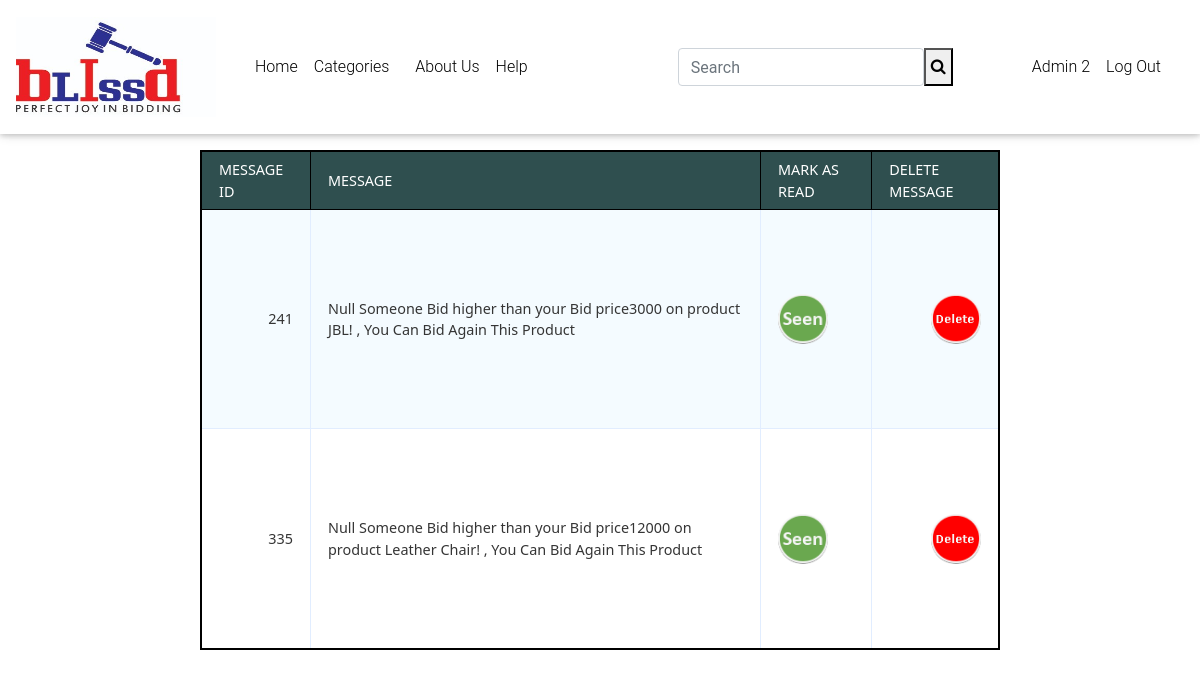
Page /Functions/users/Notifications.php?name=Null (signed in) on the earlier database version.
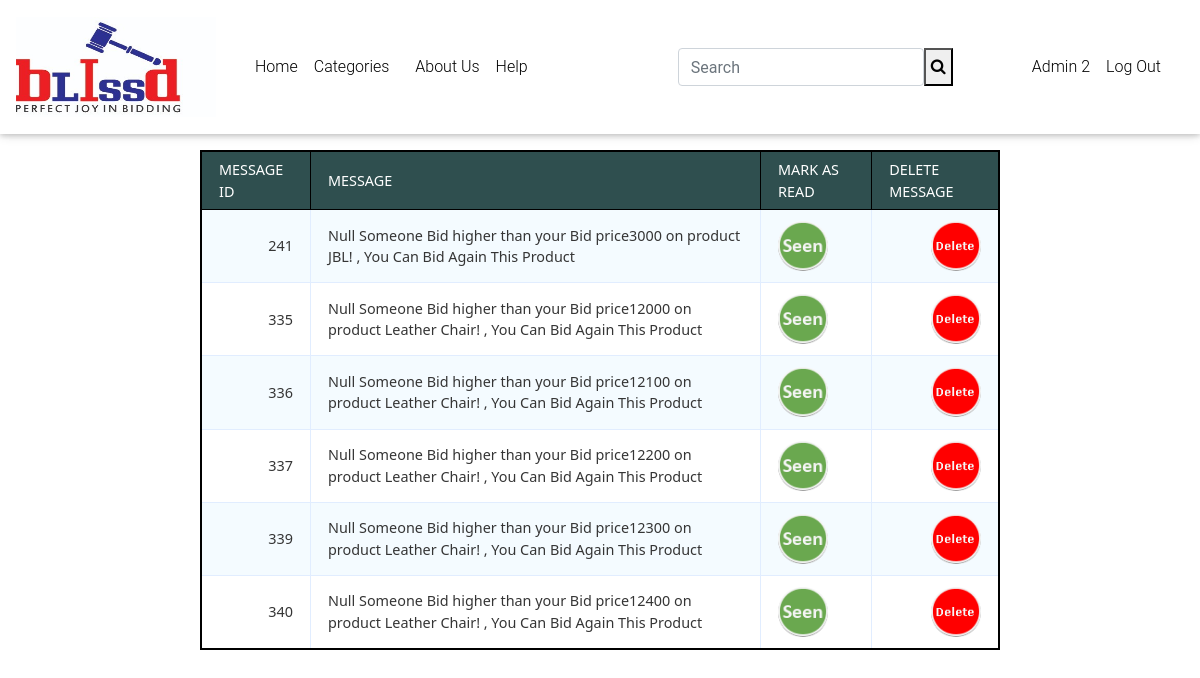
Same page on the later database version.
### tables this page shows
CREATE TABLE IF NOT EXISTS `notifications` (
  `msgID` int(11) NOT NULL AUTO_INCREMENT,
  `user` varchar(255) NOT NULL,
  `message` varchar(255) NOT NULL,
  `viewStatus` varchar(11) NOT NULL,
  `proID` int(11) NOT NULL,
  PRIMARY KEY (`msgID`),
  UNIQUE KEY `message_2` (`message`,`proID`)
);

### Functions/users/Notifications.php (the view, shortened to what this page needs)
<?php
require_once('../../connection/dbconnection.php');
?>
<!DOCTYPE html>
<html lang="en">
<head>
  <link rel="stylesheet" href="https://maxcdn.bootstrapcdn.com/font-awesome/4.7.0/css/font-awesome.min.css">
  <link href="../../Public/css/css/bootstrap.min.css" rel="stylesheet">
  <link href="../../Public/css/css/mdb.min.css" rel="stylesheet">
  <link href="../../Public/css/css/style.min.css" rel="stylesheet">
  <link href="../../Public/css/customstyles.css" rel="stylesheet">
</head>
<body>
<?php
    include('../../components/usertopnavbar.php');?>
    <main style="padding-top: 150px">
    <?php
    $uname=$_GET['name'];
    $query="SELECT * FROM notifications WHERE user='$uname'";
    $Rows=mysqli_query($conn,$query);
    $query1="SELECT * FROM notifications WHERE user='$uname' AND viewStatus = 'No'";
    $Rows1=mysqli_query($conn,$query1);
    $count= mysqli_num_rows($Rows1);
  if($count>0)
   {
     echo'<table  style="width:200px;height:500px;border:2px solid black" class="data-table">
  <thead>
  <tr>
    <th>Message ID</th>
    <th>Message</th>
    <th>Mark as Read</th>
    <th>Delete Message</th>
  </tr>
</thead>
<tbody>';
while ($row=mysqli_fetch_array($Rows))
 {
    echo "<tr>";
    echo "<td>";
    echo $row['msgID'];
    echo "</td>";
    echo "<td>";
    echo $row['message'];
    echo "</td>";
    echo "<td>";
    if($row['viewStatus']=='No'){?>
    <a href="javascript:view(<?php echo $row[0]; ?>)"> <img src="../../Public/Assets/Images/seen.png"  width="50px" height="50px"  alt="seen" /> </a>
    <?php }
    echo "</td>";
    echo "<td>";
    ?>
    <a href="javascript:del(<?php echo $row[0]; ?>)"> <img src="../../Public/Assets/Images/delete.png"  width="50px" height="50px"  alt="delete" /> </a>
    <?php
    echo "</td>";
     }
   }
?>
</main>
</body>
</html>

Differences in the rows shown:
added notifications: msgID "336", message "Null Someone Bid higher than your Bid price12100 on product Leather Chair! , You Can Bid Again This Product"
added notifications: msgID "337", message "Null Someone Bid higher than your Bid price12200 on product Leather Chair! , You Can Bid Again This Product"
added notifications: msgID "339", message "Null Someone Bid higher than your Bid price12300 on product Leather Chair! , You Can Bid Again This Product"
added notifications: msgID "340", message "Null Someone Bid higher than your Bid price12400 on product Leather Chair! , You Can Bid Again This Product"
